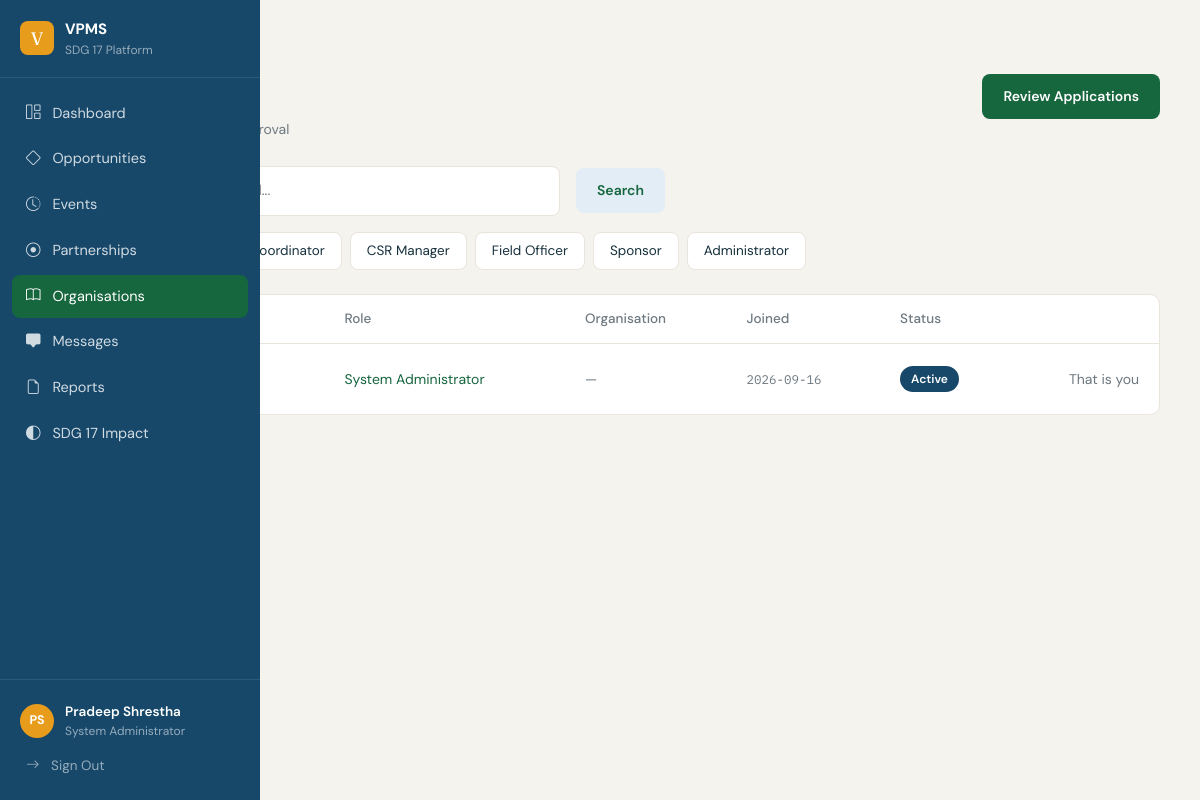
Page /users.php (signed in) on the committed database.
### tables this page shows
CREATE TABLE `user` (
  user_id           INT AUTO_INCREMENT PRIMARY KEY,
  full_name         VARCHAR(120) NOT NULL,
  email             VARCHAR(190) NOT NULL UNIQUE,
  password_hash     CHAR(60) NOT NULL,
  phone             VARCHAR(30),
  role_id           INT NOT NULL,
  organisation_id   INT,
  organisation_name VARCHAR(150),
  designation       VARCHAR(80),
  skills            VARCHAR(255),
  bio               TEXT,
  status            VARCHAR(20) NOT NULL DEFAULT 'pending',    
  reset_code        VARCHAR(40),
  created_at        DATETIME NOT NULL DEFAULT CURRENT_TIMESTAMP,
  FOREIGN KEY (role_id) REFERENCES role(role_id),
  FOREIGN KEY (organisation_id) REFERENCES organisation(organisation_id)
);

CREATE TABLE role (
  role_id     INT AUTO_INCREMENT PRIMARY KEY,
  name        VARCHAR(50) NOT NULL,
  description VARCHAR(255) NOT NULL
);

### users.php (the view, shortened to what this page needs)
<?php
require 'config/db.php';
$search = isset($_GET['q']) ? trim($_GET['q']) : '';
$role = isset($_GET['role']) ? $_GET['role'] : '0';
$sql = 'SELECT u.user_id, u.full_name, u.email, u.status, u.created_at, u.organisation_name,
               r.name AS role_name, org.name AS organisation
        FROM `user` u
        JOIN role r ON r.role_id = u.role_id
        LEFT JOIN organisation org ON org.organisation_id = u.organisation_id
        WHERE 1 = 1';
$values = array();
$sql = $sql . ' ORDER BY u.created_at DESC';
$find = $pdo->prepare($sql);
$find->execute($values);
$users = $find->fetchAll();
$count = $pdo->query('SELECT COUNT(*) FROM `user`');
$total = $count->fetchColumn();
$count = $pdo->prepare('SELECT COUNT(*) FROM `user` WHERE status = ?');
$count->execute(array('pending'));
$waiting = $count->fetchColumn();
include 'includes/app-header.php';
?>
<a class="back-link" href="dashboard.php"><i class="bi bi-arrow-left"></i> Back to Dashboard</a>
<div class="head-row">
  <div class="flex-grow-1">
    <h1 class="page-title">Users</h1>
    <p class="page-sub">
      <?php echo $total; ?> registered users · <?php echo $waiting; ?> awaiting approval
    </p>
  </div>
  <a class="btn-v btn-green" href="applications-review.php">Review Applications</a>
</div>
<form class="d-flex flex-wrap align-items-center gap-3 mb-3" action="users.php" method="get">
  <input type="search" class="input-v" style="flex:1 1 300px;max-width:520px" name="q"
         placeholder="Search users by name or email..." value="<?php echo htmlspecialchars($search); ?>">
  <button class="btn-v btn-soft" type="submit">Search</button>
</form>
<div class="d-flex flex-wrap gap-2 mb-4">
  <a class="pill <?php if ($role == '0') echo 'active'; ?>" href="users.php?q=<?php echo urlencode($search); ?>&role=0">All</a>
  <a class="pill <?php if ($role == '1') echo 'active'; ?>" href="users.php?q=<?php echo urlencode($search); ?>&role=1">Volunteer</a>
  <a class="pill <?php if ($role == '2') echo 'active'; ?>" href="users.php?q=<?php echo urlencode($search); ?>&role=2">NGO Coordinator</a>
  <a class="pill <?php if ($role == '3') echo 'active'; ?>" href="users.php?q=<?php echo urlencode($search); ?>&role=3">CSR Manager</a>
  <a class="pill <?php if ($role == '4') echo 'active'; ?>" href="users.php?q=<?php echo urlencode($search); ?>&role=4">Field Officer</a>
  <a class="pill <?php if ($role == '5') echo 'active'; ?>" href="users.php?q=<?php echo urlencode($search); ?>&role=5">Sponsor</a>
  <a class="pill <?php if ($role == '6') echo 'active'; ?>" href="users.php?q=<?php echo urlencode($search); ?>&role=6">Administrator</a>
</div>
<?php if (count($users) == 0) { ?>
  <div class="card-v card-v-pad text-center">
    <p class="row-title mb-2">No users match</p>
    <p style="font-size:14px;color:#6d7880">Try a different search or filter.</p>
  </div>
<?php } else { ?>
<div class="list-card">
  <div class="table-responsive">
    <table class="table-v">
      <tr>
        <th>User</th>
        <th>Role</th>
        <th>Organisation</th>
        <th>Joined</th>
        <th>Status</th>
        <th></th>
      </tr>
      <?php foreach ($users as $row) { ?>
        <?php
        if ($row['organisation'] != '') {
            $organisation = $row['organisation'];
        } elseif ($row['organisation_name'] != '') {
            $organisation = $row['organisation_name'];
        } else {
            $organisation = '—';
        }
        ?>
        <tr>
          <td>
            <span class="d-flex align-items-center gap-3">
              <span class="avatar-circle"><?php echo strtoupper(substr($row['full_name'], 0, 1)); ?></span>
              <span>
                <span class="d-block fw-bold"><?php echo htmlspecialchars($row['full_name']); ?></span>
                <span class="d-block" style="font-size:12.5px;color:#6d7880"><?php echo htmlspecialchars($row['email']); ?></span>
              </span>
            </span>
          </td>
          <td style="color:#16663e"><?php echo htmlspecialchars($row['role_name']); ?></td>
          <td class="td-muted"><?php echo htmlspecialchars($organisation); ?></td>
          <td class="td-muted mono" style="font-size:12.5px"><?php echo date('Y-m-d', strtotime($row['created_at'])); ?></td>
          <td>
            <?php if ($row['status'] == 'active') { ?>
              <span class="badge-v badge-navy">Active</span>
            <?php } elseif ($row['status'] == 'pending') { ?>
              <span class="badge-v badge-pending">Pending</span>
            <?php } else { ?>
              <span class="badge-v badge-grey">Suspended</span>
            <?php } ?>
          </td>
          <td class="text-end">
            <?php if ($row['user_id'] == $_SESSION['user_id']) { ?>
              <span class="td-muted">That is you</span>
            <?php } ?>
          </td>
        </tr>
      <?php } ?>
    </table>
  </div>
</div>
<?php } ?>
<?php include 'includes/app-footer.php'; ?>

### assets/css/app.css (style rules this page uses)
body { margin: 0; background: #f5f3ee; color: #16303c; font-family: 'DM Sans', sans-serif; font-size: 15px; }
a { text-decoration: none; color: inherit; }
h1, h2, h3 { margin: 0; }
p { margin: 0; }
.mono { font-family: 'IBM Plex Mono', monospace; }
.page-title { font-family: 'Fraunces', serif; font-size: 34px; font-weight: 400; line-height: 1.15; }
.page-sub { margin-top: 6px; color: #6d7880; font-size: 14px; }
.back-link { display: inline-block; margin-bottom: 18px; color: #16663e; font-size: 14px; }
.btn-v { display: inline-flex; align-items: center; justify-content: center; gap: 7px; padding: 11px 20px; border: 1px solid transparent; border-radius: 8px; font-size: 14px; font-weight: 600; cursor: pointer; }
.btn-green { background: #16663e; color: #fff; }
.btn-soft { background: #e2edf5; color: #16663e; }
.head-row { display: flex; align-items: flex-start; gap: 16px; margin-bottom: 26px; }
.badge-v { display: inline-block; padding: 4px 11px; border-radius: 999px; font-size: 12px; font-weight: 600; white-space: nowrap; }
.badge-navy { background: #17486a; color: #fff; }
.pill { padding: 8px 16px; border: 1px solid #e9e5dd; border-radius: 8px; background: #fff; font-size: 13.5px; cursor: pointer; }
.pill.active { background: #16663e; border-color: #16663e; color: #fff; }
.list-card { border: 1px solid #e9e5dd; border-radius: 10px; background: #fff; overflow: hidden; }
.avatar-circle { display: grid; place-items: center; width: 34px; height: 34px; border-radius: 50%; background: #16663e; color: #fff; font-size: 13px; font-weight: 600; }
.table-v { width: 100%; border-collapse: collapse; font-size: 14px; }
.table-v th { padding: 14px 20px; border-bottom: 1px solid #e9e5dd; color: #6d7880; font-size: 13.5px; font-weight: 500; text-align: left; white-space: nowrap; }
.table-v td { padding: 15px 20px; border-bottom: 1px solid #f0ede6; vertical-align: middle; }
.table-v tr:last-child td { border-bottom: 0; }
.td-muted { color: #6d7880; }
.input-v, .select-v, .textarea-v { width: 100%; padding: 13px 15px; border: 1px solid #e9e5dd; border-radius: 8px; background: #fff; font-family: inherit; font-size: 14.5px; }

### rows in the picture
user: role.name "System Administrator", organisation "—", created_at "2026-09-16", status "Active", shows "That is you"

### other values in the picture
$user_initials "PS"
$user_name "Pradeep Shrestha"
$user_role "System Administrator"
